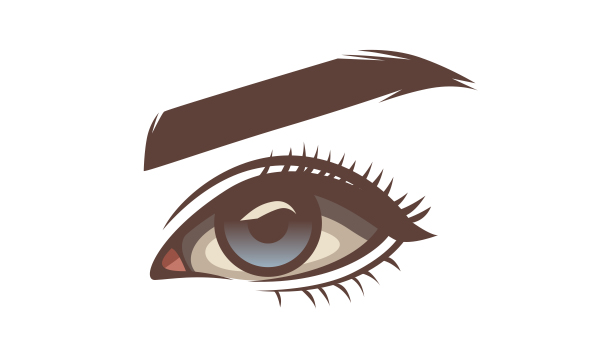
#> input picture ahban.jpg, 592 x 353 px
$ python Boundary.py
#> lines starting #> are read from the running program, lines starting #| are printed output that depends on the picture; after the words box and inside, x2 and y2 are one past the last pixel; in counts of white or black regions, pixels touching at a corner belong together
import cv2
import numpy as np


I = cv2.imread('ahban.jpg',0)
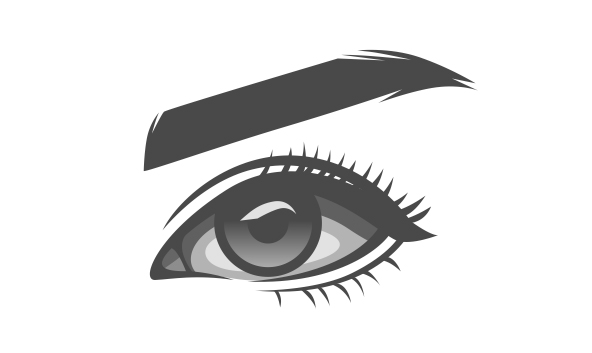
#> I: shape (353, 592); min 71, max 255, mean 224.4
ret,img = cv2.threshold(I,127,255,cv2.THRESH_BINARY_INV)
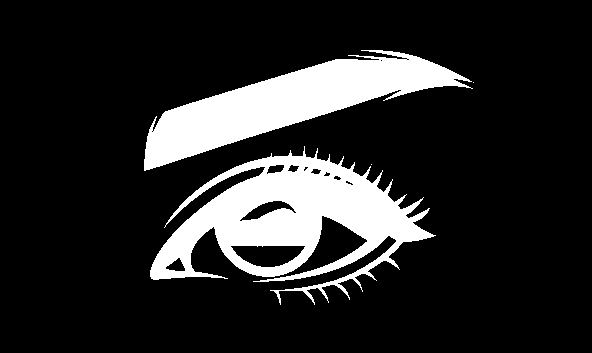
#> img: shape (353, 592); 15.8% white; 4 white regions (2 under 20 px), largest, box (x1, y1, x2, y2) and area: (150, 146, 436, 305) 18604, (144, 50, 473, 171) 14401
#m,n =img.shape

kernel = np.ones((3,3),np.uint8)
r=cv2.erode(img,kernel,iterations=1)
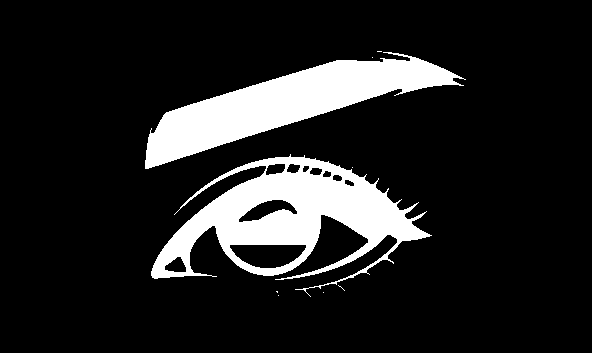
#> r: shape (353, 592); 13.7% white; 9 white regions (7 under 20 px), largest, box (x1, y1, x2, y2) and area: (151, 154, 432, 297) 15390, (145, 52, 466, 169) 13221

#Edge extraction
e=img-r
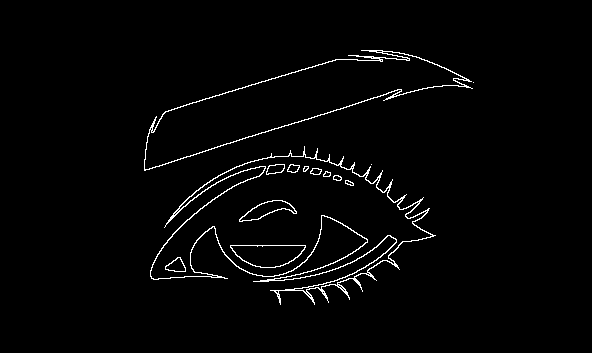
#> e: shape (353, 592); 2.1% white in thin lines or dots, all inside (x1, y1, x2, y2) = (144, 50, 474, 305)

cv2.imshow('img',img)
cv2.imshow('erode',r)
cv2.imshow('edge',e)
cv2.imwrite('edge.png',e)
cv2.waitKey(0)
cv2.destroyAllWindows()
